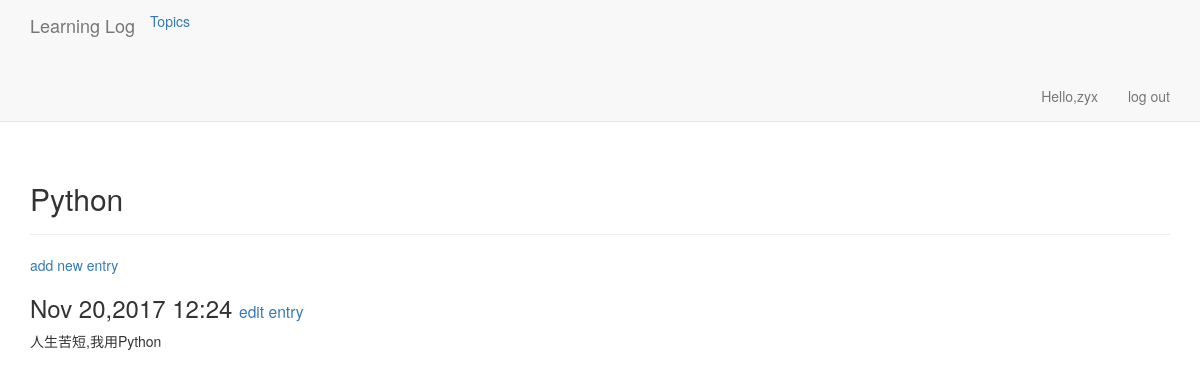
/topics/7/ (signed in), run on the app's committed database.
### learning_logs/models.py (models this page shows, shortened)
class Topic(models.Model):
    text = models.CharField(max_length=200)
    date_added = models.DateTimeField(auto_now_add=True)
    owner = models.ForeignKey(User)
    def __str__(self):
        return self.text

class Entry(models.Model):
    topic = models.ForeignKey(Topic)
    text = models.TextField()
    date_added = models.DateTimeField(auto_now_add=True)

### learning_logs/views.py (the view)
# urls.py: url(r'^topics/(?P<topic_id>\d+)/$',views.topic,name='topic'),
@login_required
def topic(request,topic_id):
    topic = Topic.objects.get(id=topic_id)
    if topic.owner != request.user:
        raise Http404
    entries = topic.entry_set.order_by('date_added')
    context = {'topic':topic,'entries':entries}
    return render(request,'learning_logs/topic.html',context)

### learning_logs/templates/learning_logs/topic.html
{% extends "learning_logs/base.html" %}
{% block header %}
  <h2>{{ topic }}</h2>
{% endblock %}
{% block content %}
<p><a href="{% url 'learning_logs:new_entry' topic.id %}">add new entry</a></p>
    {% for entry in entries %}
    <div class="pannel pannel-default">
        <div class="pannel-heading">
            <h3>
               {{ entry.date_added|date:'M d,Y H:i' }}
                <small>
                    <a href="{% url 'learning_logs:edit_entry' entry.id %}">edit entry</a>
                </small>
            </h3>
        </div>
        <div class="pannel-body">
            {{ entry.text|linebreaks }}
        </div>
    </div>
    {% empty %}
        There are no entries for this topic yet.
    {% endfor %}
{% endblock %}

### learning_logs/templates/learning_logs/base.html (shortened to what this page needs)
{% load bootstrap3 %}
<!DOCTYPE html>
<html lang="en">
<head>
    {% bootstrap_css %}
</head>
<body>
    <nav class="navbar navbar-default navbar-static-top">
        <div class="container">
            <div class="navbar-header">
                <a class="navbar-brand" href="{% url 'learning_logs:index' %}">Learning Log</a>
            </div>
            <div id="navbar" class="navbar-collapse collapse">
                <ul class="nav navbar nav">
                    <li><a href="{% url 'learning_logs:topics' %}">Topics</a></li>
                </ul>
                <ul class="nav navbar-nav navbar-right">
                    {% if user.is_authenticated %}
                    <li><a>Hello,{{ user.username }}</a></li>
                    <li><a href="{% url 'users:logout' %}">log out</a></li>
                    {% else %}
                    <li><a href="{% url 'users:register' %}">register</a></li>
                    <li><a href="{% url 'users:login' %}">log in</a></li>
                    {% endif %}
                </ul>
            </div>
        </div>
    </nav>
    <div class="container">
        <div class="page-header">
            {% block header %}{% endblock %}
        </div>
        <div>
            {% block content %}{% endblock %}
        </div>
    </div>
</body>
</html>

### data on the page
Topic: text "Python"
Entry: date_added "Nov 20,2017 12:24", text "人生苦短,我用Python"

### other printed values
{{ user.username }} "zyx"
